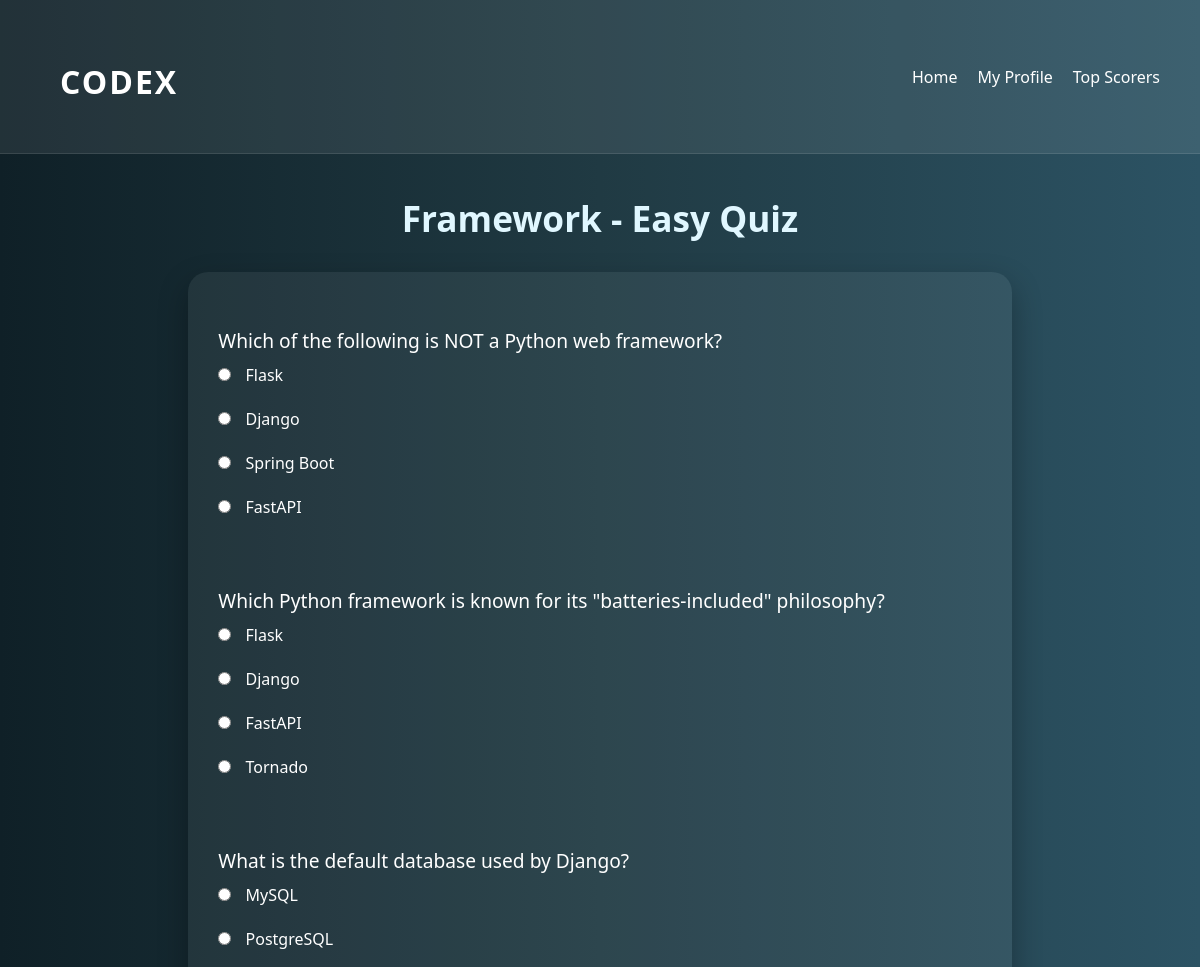
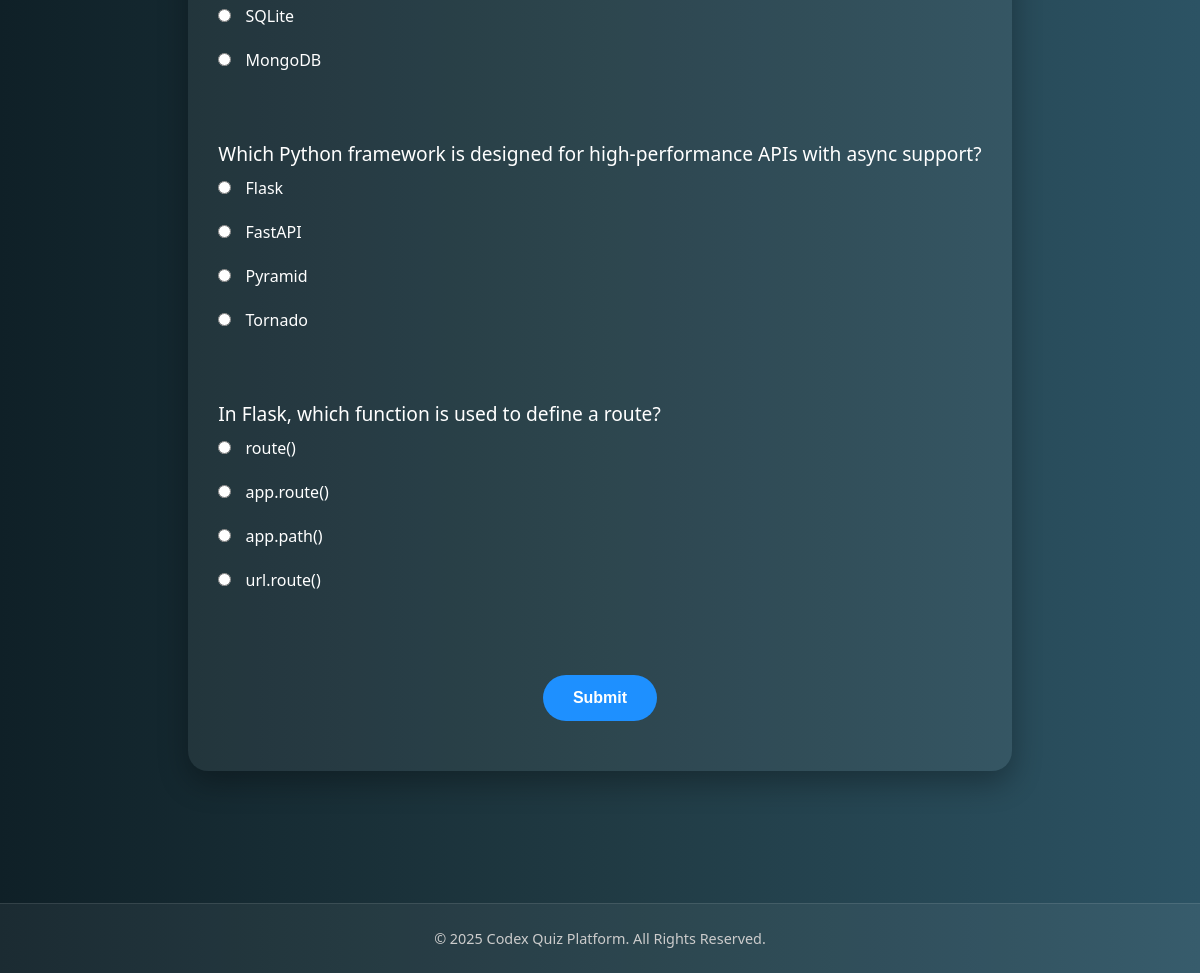
The page /quiz/3/1/ (signed in) on the database its author committed (2 pictures, top to bottom).
### quiz/models.py (models this page shows, shortened)
class QuizCategory(models.Model):
    name = models.CharField(max_length=100)

class DifficultyLevel(models.Model):
    name = models.CharField(max_length=20)

class Question(models.Model):
    category = models.ForeignKey(QuizCategory, on_delete=models.CASCADE)
    difficulty = models.ForeignKey(DifficultyLevel, on_delete=models.CASCADE)
    question_text = models.TextField()
    option1 = models.CharField(max_length=255)
    option2 = models.CharField(max_length=255)
    option3 = models.CharField(max_length=255)
    option4 = models.CharField(max_length=255)
    correct_option = models.IntegerField()

### quiz/views.py (the view, shortened to what this page needs)
# urls.py: path('quiz/<int:category_id>/<int:difficulty_id>/', views.quiz, name='quiz'),
@login_required
def quiz(request, category_id, difficulty_id):
    category = QuizCategory.objects.get(id=category_id)
    difficulty = DifficultyLevel.objects.get(id=difficulty_id)
    questions = Question.objects.filter(category=category, difficulty=difficulty)
    return render(request, 'quiz.html', {'category': category, 'difficulty': difficulty, 'questions': questions})

### templates/quiz.html (shortened to what this page needs)
<!DOCTYPE html>
<html lang="en">
<head>
    {% load static %}
    <link rel="stylesheet" href="{% static 'css/quiz.css' %}">
</head>
<body>
    <header>
        <div class="logo">
            <h1>CODEX</h1>
        </div>
        <nav>
            <ul>
                <li><a href="{% url 'home' %}">Home</a></li>
                <li><a href="{% url 'profile' %}">My Profile</a></li>
                <li><a href="{% url 'top_scorers' %}">Top Scorers</a></li>
            </ul>
        </nav>
    </header>
    <h1>{{ category.name }} - {{ difficulty.name }} Quiz</h1>
    <form method="POST">
        {% for question in questions %}
            <p>{{ question.question_text }}</p>
            <input type="radio" name="question_{{ question.id }}" value="1"> {{ question.option1 }}<br><br>
            <input type="radio" name="question_{{ question.id }}" value="2"> {{ question.option2 }}<br><br>
            <input type="radio" name="question_{{ question.id }}" value="3"> {{ question.option3 }}<br><br>
            <input type="radio" name="question_{{ question.id }}" value="4"> {{ question.option4 }}<br><br><br>
        {% endfor %}
        <button type="submit">Submit</button>
    </form><br><br><br><br><br><br>
    <footer>
        <p>&copy; 2025 Codex Quiz Platform. All Rights Reserved.</p>
    </footer>
</body>
</html>

### static/css/quiz.css (style rules this page uses)
* { margin: 0; padding: 0; box-sizing: border-box; }
body { font-family: 'Segoe UI', Tahoma, Geneva, Verdana, sans-serif; background: linear-gradient(to right, #0f2027, #203a43, #2c5364); color: #fff; min-height: 100vh; display: flex; flex-direction: column; }
header { display: flex; justify-content: space-between; align-items: center; background-color: rgba(255, 255, 255, 0.08); padding: 20px 40px; border-bottom: 1px solid rgba(255, 255, 255, 0.1); flex-wrap: wrap; }
.logo h1 { font-size: 2rem; color: #ffffff; letter-spacing: 2px; }
nav ul { display: flex; list-style: none; gap: 20px; flex-wrap: wrap; }
nav a { text-decoration: none; color: #ffffff; font-weight: 500; transition: color 0.3s ease; }
h1 { text-align: center; margin: 40px 20px 30px; font-size: 2.2rem; color: #e0f7ff; }
form { max-width: 900px; margin: auto; padding: 30px; background-color: rgba(255, 255, 255, 0.06); border-radius: 20px; box-shadow: 0 12px 30px rgba(0, 0, 0, 0.3); }
form p { margin: 25px 0 10px; font-size: 1.2rem; font-weight: 500; color: #ffffff; }
input[type="radio"] { margin-right: 10px; }
button[type="submit"] { display: block; margin: 40px auto 20px; padding: 14px 30px; background-color: #1e90ff; color: #fff; font-weight: bold; font-size: 1rem; border: none; border-radius: 30px; cursor: pointer; transition: background 0.3s ease, transform 0.2s; }
footer { text-align: center; padding: 25px 20px; margin-top: auto; font-size: 0.9rem; color: #cccccc; background-color: rgba(255, 255, 255, 0.05); border-top: 1px solid rgba(255, 255, 255, 0.1); }

### rows shown on the page
QuizCategory: name "Framework"
DifficultyLevel: name "Easy"
Question: question_text "Which of the following is NOT a Python web framework?", option1 "Flask", option2 "Django", option3 "Spring Boot", option4 "FastAPI"
Question: question_text "Which Python framework is known for its \"batteries-included\" philosophy?", option1 "Flask", option2 "Django", option3 "FastAPI", option4 "Tornado"
Question: question_text "What is the default database used by Django?", option1 "MySQL", option2 "PostgreSQL", option3 "SQLite", option4 "MongoDB"
Question: question_text "Which Python framework is designed for high-performance APIs with async support?", option1 "Flask", option2 "FastAPI", option3 "Pyramid", option4 "Tornado"
Question: question_text "In Flask, which function is used to define a route?", option1 "route()", option2 "app.route()", option3 "app.path()", option4 "url.route()"
